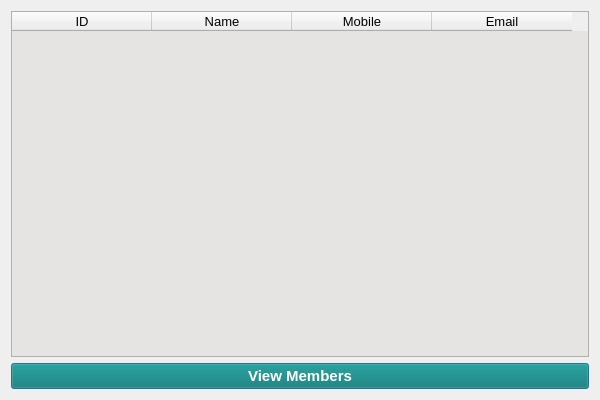
<?xml version="1.0" encoding="UTF-8"?>
<ui version="4.0">
 <class>Dialog</class>
 <widget class="QDialog" name="Dialog">
  <property name="geometry">
   <rect>
    <x>0</x>
    <y>0</y>
    <width>600</width>
    <height>400</height>
   </rect>
  </property>
  <property name="windowTitle">
   <string>View Members</string>
  </property>
  <layout class="QVBoxLayout" name="verticalLayout">
   <item>
    <widget class="QTableWidget" name="tableWidget">
     <property name="font">
      <font>
       <pointsize>10</pointsize>
      </font>
     </property>
     <property name="styleSheet">
      <string notr="true">QTableWidget {
background-color:  #E5E4E2
}</string>
     </property>
     <attribute name="horizontalHeaderCascadingSectionResizes">
      <bool>false</bool>
     </attribute>
     <attribute name="horizontalHeaderDefaultSectionSize">
      <number>140</number>
     </attribute>
     <column>
      <property name="text">
       <string>ID</string>
      </property>
     </column>
     <column>
      <property name="text">
       <string>Name</string>
      </property>
     </column>
     <column>
      <property name="text">
       <string>Mobile</string>
      </property>
     </column>
     <column>
      <property name="text">
       <string>Email</string>
      </property>
     </column>
    </widget>
   </item>
   <item>
    <widget class="QPushButton" name="pushButton_viewmember">
     <property name="font">
      <font>
       <pointsize>11</pointsize>
       <bold>true</bold>
      </font>
     </property>
     <property name="styleSheet">
      <string notr="true">QPushButton {
background-color: #00766d;
color: white
}</string>
     </property>
     <property name="text">
      <string>View Members</string>
     </property>
    </widget>
   </item>
  </layout>
 </widget>
 <resources/>
 <connections/>
</ui>
